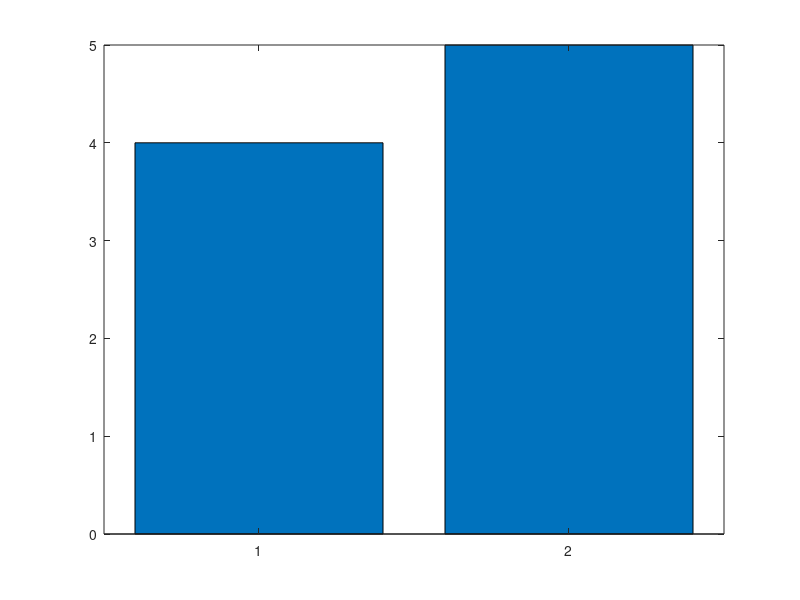

MATLAB code for this plot: (Note: this script raises an error after producing the figure.)
%% Prepare
keySet = {
    'str' ...
    'max_epochs'...
    'backward_size'
};
valueSet = {
    "str" ...
    500 ...
    30
};
optMap = containers.Map(keySet,valueSet);

magnitude_ls = [4 5];
optMap('location_label') = 6;
backward_size = optMap('backward_size');

%Column rages
magnitude_start     =   9;  
magnitude_end       =   magnitude_start     + backward_size + 6;
depth_start         =   magnitude_end       + 1;
depth_end           =   depth_start         + backward_size + 6;
timestamp_start     =   depth_end           + 1;
timestamp_end       =   timestamp_start     + backward_size + 6;
lat_start           =   timestamp_end       + 1;
lat_end             =   lat_start           + backward_size + 6;
lon_start           =   lat_end             + 1;
lon_end             =   lon_start           + backward_size + 6;

bar(magnitude_ls);


%% Test
%{
optMap('bigger_than_magnitude') = 3;
optMap('max_epochs') = 1;
optMap('feature_columns') = magnitude_start:magnitude_end;
seq2seqFunc(optMap);
%}

%% Predict Magnitude
%{
optMap('wanted_columns') = 5;
optMap('wanted_columns_str') = "mag";
optMap('location_label') = 6;

for magnitude = 1:size(magnitude_ls,2)
    optMap('bigger_than_magnitude') = magnitude_ls(magnitude);
    for x=1:1
        %magnitude
        optMap('feature_columns') = magnitude_start:magnitude_end;
        optMap('feature_columns_str') = "mag";
        seq2seqFunc(optMap);

        %magnitude & depth
        optMap('feature_columns') = [magnitude_start:magnitude_end depth_start:depth_end];
        optMap('feature_columns_str') = "mag_dep";
        seq2seqFunc(optMap);

        %magnitude & timestamp
        optMap('feature_columns') = [magnitude_start:magnitude_end timestamp_start:timestamp_end];
        optMap('feature_columns_str') = "mag_tim";
        seq2seqFunc(optMap);

        %magnitude & depth & timestamp
        optMap('feature_columns') = [magnitude_start:magnitude_end depth_start:depth_end timestamp_start:timestamp_end];
        optMap('feature_columns_str') = "mag_dep_tim";
        seq2seqFunc(optMap);

        %magnitude & lat & lon
        optMap('feature_columns') = [magnitude_start:magnitude_end lat_start:lat_end lon_start:lon_end];
        optMap('feature_columns_str') = "mag_lat_lon";
        seq2seqFunc(optMap);

        %magnitude & lat & lon & depth
        optMap('feature_columns') = [magnitude_start:magnitude_end lat_start:lat_end lon_start:lon_end depth_start:depth_end];
        optMap('feature_columns_str') = "mag_lat_lon_dep";
        seq2seqFunc(optMap);

        %magnitude & lat & lon & timestamp
        optMap('feature_columns') = [magnitude_start:magnitude_end lat_start:lat_end lon_start:lon_end timestamp_start:timestamp_end];
        optMap('feature_columns_str') = "mag_lat_lon_tim";
        seq2seqFunc(optMap);

        %magnitude & lat & lon & depth & timestamp
        optMap('feature_columns') = [magnitude_start:magnitude_end lat_start:lat_end lon_start:lon_end depth_start:depth_end timestamp_start:timestamp_end];
        optMap('feature_columns_str') = "mag_lat_lon_dep_tim";
        seq2seqFunc(optMap);
    end
end
%}
%% Predict Timestamp
%{
optMap('wanted_columns') = 6;
optMap('wanted_columns_str') = "tim";

for magnitude = 1:size(magnitude_ls,2)
    optMap('bigger_than_magnitude') = magnitude_ls(magnitude);
    for x=1:1
        %timestamp
        optMap('feature_columns') = timestamp_start:timestamp_end;
        optMap('feature_columns_str') = "tim";
        seq2seqFunc(optMap);

        %timestamp & magnitude
        optMap('feature_columns') = [timestamp_start:timestamp_end magnitude_start:magnitude_end];
        optMap('feature_columns_str') = "mag_tim";
        seq2seqFunc(optMap);

        %timestamp & depth
        optMap('feature_columns') = [timestamp_start:timestamp_end depth_start:depth_end];
        optMap('feature_columns_str') = "dep_tim";
        seq2seqFunc(optMap);

        %timestamp & magnitude & depth
        optMap('feature_columns') = [timestamp_start:timestamp_end magnitude_start:magnitude_end depth_start:depth_end];
        optMap('feature_columns_str') = "mag_dep_tim";
        seq2seqFunc(optMap);

        %timestamp & lat & lon
        optMap('feature_columns') = [timestamp_start:timestamp_end lat_start:lat_end lon_start:lon_end];
        optMap('feature_columns_str') = "lat_lon_tim";
        seq2seqFunc(optMap);

        %timestamp & magnitude & depth & lat & lon
        optMap('feature_columns') = [timestamp_start:timestamp_end magnitude_start:magnitude_end depth_start:depth_end lat_start:lat_end lon_start:lon_end];
        optMap('feature_columns_str') = "mag_lat_lon_dep_tim";
        seq2seqFunc(optMap);
    end
end
%}
%% Predict Hour Difference
%{
optMap('wanted_columns') = 8;
optMap('wanted_columns_str') = "hou";
optMap('location_label') = 6;

for magnitude = 1:size(magnitude_ls,2)
    optMap('bigger_than_magnitude') = magnitude_ls(magnitude);
    for x=1:1
        %timestamp
        optMap('feature_columns') = timestamp_start:timestamp_end;
        optMap('feature_columns_str') = "tim";
        seq2seqFunc(optMap);

        %timestamp & magnitude
        optMap('feature_columns') = [timestamp_start:timestamp_end magnitude_start:magnitude_end];
        optMap('feature_columns_str') = "mag_tim";
        seq2seqFunc(optMap);

        %timestamp & depth
        optMap('feature_columns') = [timestamp_start:timestamp_end depth_start:depth_end];
        optMap('feature_columns_str') = "dep_tim";
        seq2seqFunc(optMap);

        %timestamp & magnitude & depth
        optMap('feature_columns') = [timestamp_start:timestamp_end magnitude_start:magnitude_end depth_start:depth_end];
        optMap('feature_columns_str') = "mag_dep_tim";
        seq2seqFunc(optMap);

        %timestamp & lat & lon
        optMap('feature_columns') = [timestamp_start:timestamp_end lat_start:lat_end lon_start:lon_end];
        optMap('feature_columns_str') = "lat_lon_tim";
        seq2seqFunc(optMap);

        %timestamp & magnitude & depth & lat & lon
        optMap('feature_columns') = [timestamp_start:timestamp_end magnitude_start:magnitude_end depth_start:depth_end lat_start:lat_end lon_start:lon_end];
        optMap('feature_columns_str') = "mag_lat_lon_dep_tim";
        seq2seqFunc(optMap);
    end
end
%}
%% Predict lat and lonx
%{
optMap('wanted_columns') = [2 3];
optMap('wanted_columns_str') = "lat_lon";
optMap('wanted_colums_names') = ["Latitude", "Longitude"];
optMap('location_label') = 0;

for magnitude = 1:size(magnitude_ls,2)
    optMap('bigger_than_magnitude') = magnitude_ls(magnitude);
    for x=1:1
        %lat & lon
        optMap('feature_columns') = [lat_start:lat_end lon_start:lon_end];
        optMap('feature_columns_str') = "lat_lon";
        seq2seqFunc(optMap);

        %lat & lon & magnitude
        optMap('feature_columns') = [lat_start:lat_end lon_start:lon_end magnitude_start:magnitude_end];
        optMap('feature_columns_str') = "mag_lat_lon";
        seq2seqFunc(optMap);

        %lat & lon & depth
        optMap('feature_columns') = [lat_start:lat_end lon_start:lon_end depth_start:depth_end];
        optMap('feature_columns_str') = "lat_lon_dep";
        seq2seqFunc(optMap);

        %lat & lon & magnitude & depth
        optMap('feature_columns') = [lat_start:lat_end lon_start:lon_end magnitude_start:magnitude_end depth_start:depth_end];
        optMap('feature_columns_str') = "mag_lat_lon_dep";
        seq2seqFunc(optMap);

        %lat & lon & magnitude & timestamp
        optMap('feature_columns') = [lat_start:lat_end lon_start:lon_end magnitude_start:magnitude_end timestamp_start:timestamp_end];
        optMap('feature_columns_str') = "mag_lat_lon_tim";
        seq2seqFunc(optMap);

        %lat & lon & depth & timestamp
        optMap('feature_columns') = [lat_start:lat_end lon_start:lon_end depth_start:depth_end timestamp_start:timestamp_end];
        optMap('feature_columns_str') = "lat_lon_dep_tim";
        seq2seqFunc(optMap);

        %lat & lon & magnitude & depth & timestamp
        optMap('feature_columns') = [lat_start:lat_end lon_start:lon_end magnitude_start:magnitude_end depth_start:depth_end timestamp_start:timestamp_end];
        optMap('feature_columns_str') = "mag_lat_lon_dep_tim";
        seq2seqFunc(optMap);
    end
end
%}
%% Predict loc
%{
optMap('wanted_columns') = 7;
optMap('wanted_columns_str') = "loc";
optMap('location_label') = 0;

for magnitude = 1:size(magnitude_ls,2)
    optMap('bigger_than_magnitude') = magnitude_ls(magnitude);
    for x=1:1
        %lat & lon
        optMap('feature_columns') = [lat_start:lat_end lon_start:lon_end];
        optMap('feature_columns_str') = "lat_lon";
        seq2seqFunc(optMap);

        %lat & lon & magnitude
        optMap('feature_columns') = [lat_start:lat_end lon_start:lon_end magnitude_start:magnitude_end];
        optMap('feature_columns_str') = "mag_lat_lon";
        seq2seqFunc(optMap);

        %lat & lon & depth
        optMap('feature_columns') = [lat_start:lat_end lon_start:lon_end depth_start:depth_end];
        optMap('feature_columns_str') = "lat_lon_dep";
        seq2seqFunc(optMap);

        %lat & lon & magnitude & depth
        optMap('feature_columns') = [lat_start:lat_end lon_start:lon_end magnitude_start:magnitude_end depth_start:depth_end];
        optMap('feature_columns_str') = "mag_lat_lon_dep";
        seq2seqFunc(optMap);

        %lat & lon & magnitude & timestamp
        optMap('feature_columns') = [lat_start:lat_end lon_start:lon_end magnitude_start:magnitude_end timestamp_start:timestamp_end];
        optMap('feature_columns_str') = "mag_lat_lon_tim";
        seq2seqFunc(optMap);

        %lat & lon & depth & timestamp
        optMap('feature_columns') = [lat_start:lat_end lon_start:lon_end depth_start:depth_end timestamp_start:timestamp_end];
        optMap('feature_columns_str') = "lat_lon_dep_tim";
        seq2seqFunc(optMap);

        %lat & lon & magnitude & depth & timestamp
        optMap('feature_columns') = [lat_start:lat_end lon_start:lon_end magnitude_start:magnitude_end depth_start:depth_end timestamp_start:timestamp_end];
        optMap('feature_columns_str') = "mag_lat_lon_dep_tim";
        seq2seqFunc(optMap);
    end
end
%}
%% Predict Magnitude and Timestamp
%{
optMap('wanted_columns') = [5 6];
optMap('wanted_columns_str') = "mag_tim";
optMap('wanted_colums_names') = ["Magnitude", "Timestamp"];
optMap('location_label') = 6;

for magnitude = 1:size(magnitude_ls,2)
    optMap('bigger_than_magnitude') = magnitude_ls(magnitude);
    for x=1:1
        %magnitude
        optMap('feature_columns') = magnitude_start:magnitude_end;
        optMap('feature_columns_str') = "mag";
        seq2seqFunc(optMap);

        %magnitude & depth
        optMap('feature_columns') = [magnitude_start:magnitude_end depth_start:depth_end];
        optMap('feature_columns_str') = "mag_dep";
        seq2seqFunc(optMap);

        %magnitude & timestamp
        optMap('feature_columns') = [magnitude_start:magnitude_end timestamp_start:timestamp_end];
        optMap('feature_columns_str') = "mag_tim";
        seq2seqFunc(optMap);

        %magnitude & depth & timestamp
        optMap('feature_columns') = [magnitude_start:magnitude_end depth_start:depth_end timestamp_start:timestamp_end];
        optMap('feature_columns_str') = "mag_dep_tim";
        seq2seqFunc(optMap);

        %magnitude & lat & lon
        optMap('feature_columns') = [magnitude_start:magnitude_end lat_start:lat_end lon_start:lon_end];
        optMap('feature_columns_str') = "mag_lat_lon";
        seq2seqFunc(optMap);

        %magnitude & lat & lon & depth
        optMap('feature_columns') = [magnitude_start:magnitude_end lat_start:lat_end lon_start:lon_end depth_start:depth_end];
        optMap('feature_columns_str') = "mag_lat_lon_dep";
        seq2seqFunc(optMap);

        %magnitude & lat & lon & timestamp
        optMap('feature_columns') = [magnitude_start:magnitude_end lat_start:lat_end lon_start:lon_end timestamp_start:timestamp_end];
        optMap('feature_columns_str') = "mag_lat_lon_tim";
        seq2seqFunc(optMap);

        %magnitude & lat & lon & depth & timestamp
        optMap('feature_columns') = [magnitude_start:magnitude_end lat_start:lat_end lon_start:lon_end depth_start:depth_end timestamp_start:timestamp_end];
        optMap('feature_columns_str') = "mag_lat_lon_dep_tim";
        seq2seqFunc(optMap);
    end
end
%}

%% Predict Magnitude and Hour Differece
%{
optMap('wanted_columns') = [5 8];
optMap('wanted_columns_str') = "mag_hou";
optMap('wanted_colums_names') = ["Magnitude", "Hour Difference"];
optMap('location_label') = 6;

for magnitude = 1:size(magnitude_ls,2)
    optMap('bigger_than_magnitude') = magnitude_ls(magnitude);
    for x=1:1
        %magnitude
        optMap('feature_columns') = magnitude_start:magnitude_end;
        optMap('feature_columns_str') = "mag";
        seq2seqFunc(optMap);

        %magnitude & depth
        optMap('feature_columns') = [magnitude_start:magnitude_end depth_start:depth_end];
        optMap('feature_columns_str') = "mag_dep";
        seq2seqFunc(optMap);

        %magnitude & timestamp
        optMap('feature_columns') = [magnitude_start:magnitude_end timestamp_start:timestamp_end];
        optMap('feature_columns_str') = "mag_tim";
        seq2seqFunc(optMap);

        %magnitude & depth & timestamp
        optMap('feature_columns') = [magnitude_start:magnitude_end depth_start:depth_end timestamp_start:timestamp_end];
        optMap('feature_columns_str') = "mag_dep_tim";
        seq2seqFunc(optMap);

        %magnitude & lat & lon
        optMap('feature_columns') = [magnitude_start:magnitude_end lat_start:lat_end lon_start:lon_end];
        optMap('feature_columns_str') = "mag_lat_lon";
        seq2seqFunc(optMap);

        %magnitude & lat & lon & depth
        optMap('feature_columns') = [magnitude_start:magnitude_end lat_start:lat_end lon_start:lon_end depth_start:depth_end];
        optMap('feature_columns_str') = "mag_lat_lon_dep";
        seq2seqFunc(optMap);

        %magnitude & lat & lon & timestamp
        optMap('feature_columns') = [magnitude_start:magnitude_end lat_start:lat_end lon_start:lon_end timestamp_start:timestamp_end];
        optMap('feature_columns_str') = "mag_lat_lon_tim";
        seq2seqFunc(optMap);

        %magnitude & lat & lon & depth & timestamp
        optMap('feature_columns') = [magnitude_start:magnitude_end lat_start:lat_end lon_start:lon_end depth_start:depth_end timestamp_start:timestamp_end];
        optMap('feature_columns_str') = "mag_lat_lon_dep_tim";
        seq2seqFunc(optMap);
    end
end
%}
%% Predict Magnitude and Location label
%{
optMap('wanted_columns') = [5 7];
optMap('wanted_columns_str') = "mag_loc";
optMap('wanted_colums_names') = ["Magnitude", "Location Label"];
optMap('location_label') = 0;

for magnitude = 1:size(magnitude_ls,2)
    optMap('bigger_than_magnitude') = magnitude_ls(magnitude);
    for x=1:1
        %magnitude
        optMap('feature_columns') = magnitude_start:magnitude_end;
        optMap('feature_columns_str') = "mag";
        seq2seqFunc(optMap);

        %magnitude & depth
        optMap('feature_columns') = [magnitude_start:magnitude_end depth_start:depth_end];
        optMap('feature_columns_str') = "mag_dep";
        seq2seqFunc(optMap);

        %magnitude & timestamp
        optMap('feature_columns') = [magnitude_start:magnitude_end timestamp_start:timestamp_end];
        optMap('feature_columns_str') = "mag_tim";
        seq2seqFunc(optMap);

        %magnitude & depth & timestamp
        optMap('feature_columns') = [magnitude_start:magnitude_end depth_start:depth_end timestamp_start:timestamp_end];
        optMap('feature_columns_str') = "mag_dep_tim";
        seq2seqFunc(optMap);

        %magnitude & lat & lon
        optMap('feature_columns') = [magnitude_start:magnitude_end lat_start:lat_end lon_start:lon_end];
        optMap('feature_columns_str') = "mag_lat_lon";
        seq2seqFunc(optMap);

        %magnitude & lat & lon & depth
        optMap('feature_columns') = [magnitude_start:magnitude_end lat_start:lat_end lon_start:lon_end depth_start:depth_end];
        optMap('feature_columns_str') = "mag_lat_lon_dep";
        seq2seqFunc(optMap);

        %magnitude & lat & lon & timestamp
        optMap('feature_columns') = [magnitude_start:magnitude_end lat_start:lat_end lon_start:lon_end timestamp_start:timestamp_end];
        optMap('feature_columns_str') = "mag_lat_lon_tim";
        seq2seqFunc(optMap);

        %magnitude & lat & lon & depth & timestamp
        optMap('feature_columns') = [magnitude_start:magnitude_end lat_start:lat_end lon_start:lon_end depth_start:depth_end timestamp_start:timestamp_end];
        optMap('feature_columns_str') = "mag_lat_lon_dep_tim";
        seq2seqFunc(optMap);
    end
end
%}

%% Predict loc

optMap('wanted_columns') = 7;
optMap('wanted_columns_str') = "loc";
optMap('location_label') = 0;
magnitude_ls = 5;                           %[5 5.3];
bacward_ls = [20 30 50 100];                %[20 30 50 100];
batch_ls = 100;                             %[10 20 50 100 100000];
learn_ls = 0.01;                            %[20 30 50 100];

for magnitude = 1:size(magnitude_ls,2)
    for bacward = 1:size(bacward_ls,2)
        for batch = 1:size(batch_ls,2)
            for learn = 1:size(learn_ls ,2)
                optMap('bigger_than_magnitude') = magnitude_ls(magnitude);
                optMap('backward_size') = bacward_ls(bacward);
                optMap('mini_batch_size') = batch_ls(batch);
                optMap('initial_learn_rate') = learn_ls(learn);

                for x=1:1
                    %lat & lon & magnitude & timestamp
                    optMap('feature_columns') = [lat_start:lat_end lon_start:lon_end magnitude_start:magnitude_end timestamp_start:timestamp_end];
                    optMap('feature_columns_str') = "mag_lat_lon_tim";
                    seq2seqFunc(optMap);

                    %lat & lon & magnitude & depth & timestamp
                    optMap('feature_columns') = [lat_start:lat_end lon_start:lon_end magnitude_start:magnitude_end depth_start:depth_end timestamp_start:timestamp_end];
                    optMap('feature_columns_str') = "mag_lat_lon_dep_tim";
                    seq2seqFunc(optMap);
                end
            end
        end
    end
end
%{%}


%% Predict Magnitude
optMap('wanted_columns') = 5;
optMap('wanted_columns_str') = "mag";
optMap('location_label') = 6;

magnitude_ls = 5;                           %[4 5 5.3];
bacward_ls = [20 30 50 100];                %[20 30 50 100];
batch_ls = 100;                             %[10 20 50 100 100000];
learn_ls = 0.01;                            %[20 30 50 100];

for magnitude = 1:size(magnitude_ls,2)
    for bacward = 1:size(bacward_ls,2)
        for batch = 1:size(batch_ls,2)
            for learn = 1:size(learn_ls ,2)
                optMap('bigger_than_magnitude') = magnitude_ls(magnitude);
                optMap('backward_size') = bacward_ls(bacward);
                optMap('mini_batch_size') = batch_ls(batch);
                optMap('initial_learn_rate') = learn_ls(learn);

                for x=1:1
                    %magnitude & depth
                    optMap('feature_columns') = [magnitude_start:magnitude_end depth_start:depth_end];
                    optMap('feature_columns_str') = "mag_dep";
                    seq2seqFunc(optMap);

                    %magnitude & depth & timestamp
                    optMap('feature_columns') = [magnitude_start:magnitude_end depth_start:depth_end timestamp_start:timestamp_end];
                    optMap('feature_columns_str') = "mag_dep_tim";
                    seq2seqFunc(optMap);

                    %magnitude & lat & lon & depth & timestamp
                    optMap('feature_columns') = [magnitude_start:magnitude_end lat_start:lat_end lon_start:lon_end depth_start:depth_end timestamp_start:timestamp_end];
                    optMap('feature_columns_str') = "mag_lat_lon_dep_tim";
                    seq2seqFunc(optMap);
                end
            end
        end
    end
end
%{%}
%% Predict Magnitude and Location label
%{

for magnitude = 1:size(magnitude_ls,2)
    optMap('bigger_than_magnitude') = magnitude_ls(magnitude);
    
end
%}
optMap('wanted_columns') = [5 7];
optMap('wanted_columns_str') = "mag_loc";
optMap('wanted_colums_names') = ["Magnitude", "Location Label"];
optMap('location_label') = 0;

magnitude_ls = 5;                           %[5 5.3];
bacward_ls = [20 30 50 100];                %[20 30 50 100];
batch_ls = 100;                             %[10 20 50 100 100000];
learn_ls = 0.01;                            %[20 30 50 100];

for magnitude = 1:size(magnitude_ls,2)
    for bacward = 1:size(bacward_ls,2)
        for batch = 1:size(batch_ls,2)
            for learn = 1:size(learn_ls ,2)
                optMap('bigger_than_magnitude') = magnitude_ls(magnitude);
                optMap('backward_size') = bacward_ls(bacward);
                optMap('mini_batch_size') = batch_ls(batch);
                optMap('initial_learn_rate') = learn_ls(learn);

                for x=1:1
                    %magnitude
                    optMap('feature_columns') = magnitude_start:magnitude_end;
                    optMap('feature_columns_str') = "mag";
                    seq2seqFunc(optMap);

                    %magnitude & depth & timestamp
                    optMap('feature_columns') = [magnitude_start:magnitude_end depth_start:depth_end timestamp_start:timestamp_end];
                    optMap('feature_columns_str') = "mag_dep_tim";
                    seq2seqFunc(optMap);

                    %magnitude & lat & lon & depth
                    optMap('feature_columns') = [magnitude_start:magnitude_end lat_start:lat_end lon_start:lon_end depth_start:depth_end];
                    optMap('feature_columns_str') = "mag_lat_lon_dep";
                    seq2seqFunc(optMap);

                    %magnitude & lat & lon & depth & timestamp
                    optMap('feature_columns') = [magnitude_start:magnitude_end lat_start:lat_end lon_start:lon_end depth_start:depth_end timestamp_start:timestamp_end];
                    optMap('feature_columns_str') = "mag_lat_lon_dep_tim";
                    seq2seqFunc(optMap);
                end
            end
        end
    end
end

%%
%{
keySet = {
    'str' ...
    'max_epochs'
};
valueSet = {
    "str" ...
    1000
};
optMap = containers.Map(keySet,valueSet);

magnitude_ls = [4 4.4 4.8 5 5.2 5.3];
location_ls = 1:15;
bacward_ls = [20 30 50 100];
batch_ls = [10 20 50 100 100000];
learn_ls = [0.01 0.001];

for magnitude = 1:size(magnitude_ls,2)
    for location = 1:size(location_ls,2)
        for bacward = 1:size(bacward_ls,2)
           for batch = 1:size(batch_ls,2)
                for learn = 1:size(learn_ls ,2)
                    optMap('bigger_than_magnitude') = magnitude;
                    optMap('location_label') = location;
                    optMap('backward_size') = bacward;
                    optMap('mini_batch_size') = batch;
                    optMap('initial_learn_rate') = learn;
                    
                    seq2seqFunc(optMap);
                end
            end 
        end
    end
end
%}
